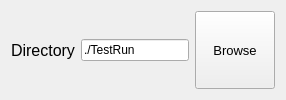
         <widget class="QFrame" name="frameSelectFolder">
          <layout class="QHBoxLayout" name="horizontalLayout_14">
           <item>
            <widget class="QLabel" name="labelDirectory">
             <property name="font">
              <font>
               <pointsize>12</pointsize>
               <weight>50</weight>
               <bold>false</bold>
               <underline>false</underline>
              </font>
             </property>
             <property name="statusTip">
              <string>The folder where all the files generated for this run will be saved</string>
             </property>
             <property name="text">
              <string>Directory</string>
             </property>
            </widget>
           </item>
           <item>
            <widget class="QLineEdit" name="edit_directory_path">
             <property name="statusTip">
              <string>Folder path</string>
             </property>
             <property name="text">
              <string>./TestRun</string>
             </property>
            </widget>
           </item>
           <item>
            <widget class="QPushButton" name="browseDirectory">
             <property name="sizePolicy">
              <sizepolicy hsizetype="Minimum" vsizetype="Expanding">
               <horstretch>0</horstretch>
               <verstretch>0</verstretch>
              </sizepolicy>
             </property>
             <property name="font">
              <font>
               <pointsize>10</pointsize>
              </font>
             </property>
             <property name="statusTip">
              <string>Browse</string>
             </property>
             <property name="text">
              <string>Browse</string>
             </property>
            </widget>
           </item>
          </layout>
         </widget>
